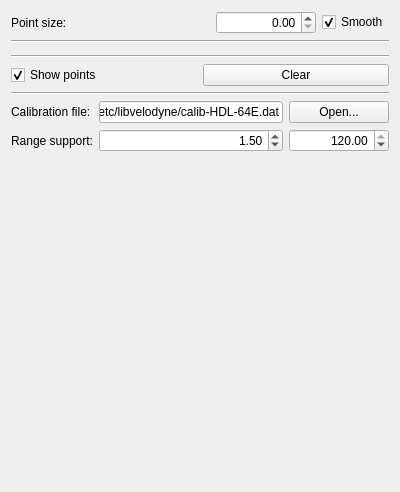
<?xml version="1.0" encoding="UTF-8"?>
<ui version="4.0">
 <class>VelodyneControl</class>
 <widget class="QWidget" name="VelodyneControl">
  <property name="geometry">
   <rect>
    <x>0</x>
    <y>0</y>
    <width>400</width>
    <height>492</height>
   </rect>
  </property>
  <property name="windowTitle">
   <string>Form</string>
  </property>
  <layout class="QVBoxLayout" name="verticalLayout">
   <item>
    <layout class="QHBoxLayout" name="pointSizeLayout">
     <item>
      <widget class="QLabel" name="pointSizeTextLabel">
       <property name="text">
        <string>Point size:</string>
       </property>
      </widget>
     </item>
     <item>
      <spacer name="horizontalSpacer_2">
       <property name="orientation">
        <enum>Qt::Horizontal</enum>
       </property>
       <property name="sizeHint" stdset="0">
        <size>
         <width>40</width>
         <height>20</height>
        </size>
       </property>
      </spacer>
     </item>
     <item>
      <widget class="QDoubleSpinBox" name="pointSizeSpinBox">
       <property name="minimumSize">
        <size>
         <width>100</width>
         <height>0</height>
        </size>
       </property>
       <property name="frame">
        <bool>true</bool>
       </property>
       <property name="alignment">
        <set>Qt::AlignRight|Qt::AlignTrailing|Qt::AlignVCenter</set>
       </property>
       <property name="decimals">
        <number>2</number>
       </property>
       <property name="maximum">
        <double>100.000000000000000</double>
       </property>
      </widget>
     </item>
     <item>
      <widget class="QCheckBox" name="smoothPointsCheckBox">
       <property name="text">
        <string>Smooth</string>
       </property>
       <property name="checked">
        <bool>true</bool>
       </property>
      </widget>
     </item>
    </layout>
   </item>
   <item>
    <widget class="Line" name="line_4">
     <property name="orientation">
      <enum>Qt::Horizontal</enum>
     </property>
    </widget>
   </item>
   <item>
    <widget class="ColorChooser" name="colorChooser" native="true"/>
   </item>
   <item>
    <widget class="Line" name="line_3">
     <property name="orientation">
      <enum>Qt::Horizontal</enum>
     </property>
    </widget>
   </item>
   <item>
    <layout class="QGridLayout" name="showLayout">
     <item row="0" column="0">
      <widget class="QCheckBox" name="showPointsCheckBox">
       <property name="text">
        <string>Show points</string>
       </property>
       <property name="checked">
        <bool>true</bool>
       </property>
      </widget>
     </item>
     <item row="0" column="1">
      <widget class="QPushButton" name="clearButton">
       <property name="text">
        <string>Clear</string>
       </property>
      </widget>
     </item>
    </layout>
   </item>
   <item>
    <widget class="Line" name="line">
     <property name="orientation">
      <enum>Qt::Horizontal</enum>
     </property>
    </widget>
   </item>
   <item>
    <layout class="QGridLayout" name="configLayout">
     <item row="0" column="1">
      <widget class="QLineEdit" name="calibrationEdit">
       <property name="text">
        <string>/etc/libvelodyne/calib-HDL-64E.dat</string>
       </property>
      </widget>
     </item>
     <item row="0" column="0">
      <widget class="QLabel" name="calibrationTextLabel">
       <property name="text">
        <string>Calibration file:</string>
       </property>
      </widget>
     </item>
     <item row="0" column="2">
      <widget class="QPushButton" name="calibrationBrowseButton">
       <property name="text">
        <string>Open...</string>
       </property>
      </widget>
     </item>
     <item row="1" column="0">
      <widget class="QLabel" name="rangeSupportTextLabel">
       <property name="text">
        <string>Range support:</string>
       </property>
      </widget>
     </item>
     <item row="1" column="1">
      <widget class="QDoubleSpinBox" name="minRangeSpinBox">
       <property name="minimumSize">
        <size>
         <width>100</width>
         <height>0</height>
        </size>
       </property>
       <property name="alignment">
        <set>Qt::AlignRight|Qt::AlignTrailing|Qt::AlignVCenter</set>
       </property>
       <property name="maximum">
        <double>120.000000000000000</double>
       </property>
       <property name="singleStep">
        <double>0.010000000000000</double>
       </property>
       <property name="value">
        <double>1.500000000000000</double>
       </property>
      </widget>
     </item>
     <item row="1" column="2">
      <widget class="QDoubleSpinBox" name="maxRangeSpinBox">
       <property name="minimumSize">
        <size>
         <width>100</width>
         <height>0</height>
        </size>
       </property>
       <property name="alignment">
        <set>Qt::AlignRight|Qt::AlignTrailing|Qt::AlignVCenter</set>
       </property>
       <property name="maximum">
        <double>120.000000000000000</double>
       </property>
       <property name="singleStep">
        <double>0.010000000000000</double>
       </property>
       <property name="value">
        <double>120.000000000000000</double>
       </property>
      </widget>
     </item>
    </layout>
   </item>
   <item>
    <spacer name="verticalSpacer">
     <property name="orientation">
      <enum>Qt::Vertical</enum>
     </property>
     <property name="sizeHint" stdset="0">
      <size>
       <width>20</width>
       <height>40</height>
      </size>
     </property>
    </spacer>
   </item>
  </layout>
  <action name="testAction">
   <property name="text">
    <string>Test</string>
   </property>
  </action>
 </widget>
 <customwidgets>
  <customwidget>
   <class>ColorChooser</class>
   <extends>QWidget</extends>
   <header>colorchooser.h</header>
   <container>1</container>
  </customwidget>
 </customwidgets>
 <resources/>
 <connections>
  <connection>
   <sender>calibrationBrowseButton</sender>
   <signal>clicked()</signal>
   <receiver>VelodyneControl</receiver>
   <slot>calibrationBrowseClicked()</slot>
   <hints>
    <hint type="sourcelabel">
     <x>356</x>
     <y>16</y>
    </hint>
    <hint type="destinationlabel">
     <x>199</x>
     <y>149</y>
    </hint>
   </hints>
  </connection>
  <connection>
   <sender>pointSizeSpinBox</sender>
   <signal>valueChanged(double)</signal>
   <receiver>VelodyneControl</receiver>
   <slot>pointSizeChanged(double)</slot>
   <hints>
    <hint type="sourcelabel">
     <x>344</x>
     <y>17</y>
    </hint>
    <hint type="destinationlabel">
     <x>199</x>
     <y>149</y>
    </hint>
   </hints>
  </connection>
  <connection>
   <sender>smoothPointsCheckBox</sender>
   <signal>toggled(bool)</signal>
   <receiver>VelodyneControl</receiver>
   <slot>smoothPointsToggled(bool)</slot>
   <hints>
    <hint type="sourcelabel">
     <x>199</x>
     <y>94</y>
    </hint>
    <hint type="destinationlabel">
     <x>199</x>
     <y>149</y>
    </hint>
   </hints>
  </connection>
  <connection>
   <sender>minRangeSpinBox</sender>
   <signal>valueChanged(double)</signal>
   <receiver>VelodyneControl</receiver>
   <slot>rangeSupportChanged()</slot>
   <hints>
    <hint type="sourcelabel">
     <x>240</x>
     <y>224</y>
    </hint>
    <hint type="destinationlabel">
     <x>199</x>
     <y>149</y>
    </hint>
   </hints>
  </connection>
  <connection>
   <sender>maxRangeSpinBox</sender>
   <signal>valueChanged(double)</signal>
   <receiver>VelodyneControl</receiver>
   <slot>rangeSupportChanged()</slot>
   <hints>
    <hint type="sourcelabel">
     <x>344</x>
     <y>224</y>
    </hint>
    <hint type="destinationlabel">
     <x>199</x>
     <y>149</y>
    </hint>
   </hints>
  </connection>
  <connection>
   <sender>showPointsCheckBox</sender>
   <signal>toggled(bool)</signal>
   <receiver>VelodyneControl</receiver>
   <slot>showPointsToggled(bool)</slot>
   <hints>
    <hint type="sourcelabel">
     <x>199</x>
     <y>75</y>
    </hint>
    <hint type="destinationlabel">
     <x>199</x>
     <y>193</y>
    </hint>
   </hints>
  </connection>
  <connection>
   <sender>clearButton</sender>
   <signal>clicked()</signal>
   <receiver>VelodyneControl</receiver>
   <slot>clearClicked()</slot>
   <hints>
    <hint type="sourcelabel">
     <x>296</x>
     <y>92</y>
    </hint>
    <hint type="destinationlabel">
     <x>199</x>
     <y>245</y>
    </hint>
   </hints>
  </connection>
 </connections>
 <slots>
  <slot>calibrationBrowseClicked()</slot>
  <slot>pointSizeChanged(double)</slot>
  <slot>smoothPointsToggled(bool)</slot>
  <slot>rangeSupportChanged()</slot>
  <slot>showPointsToggled(bool)</slot>
  <slot>clearClicked()</slot>
 </slots>
</ui>
